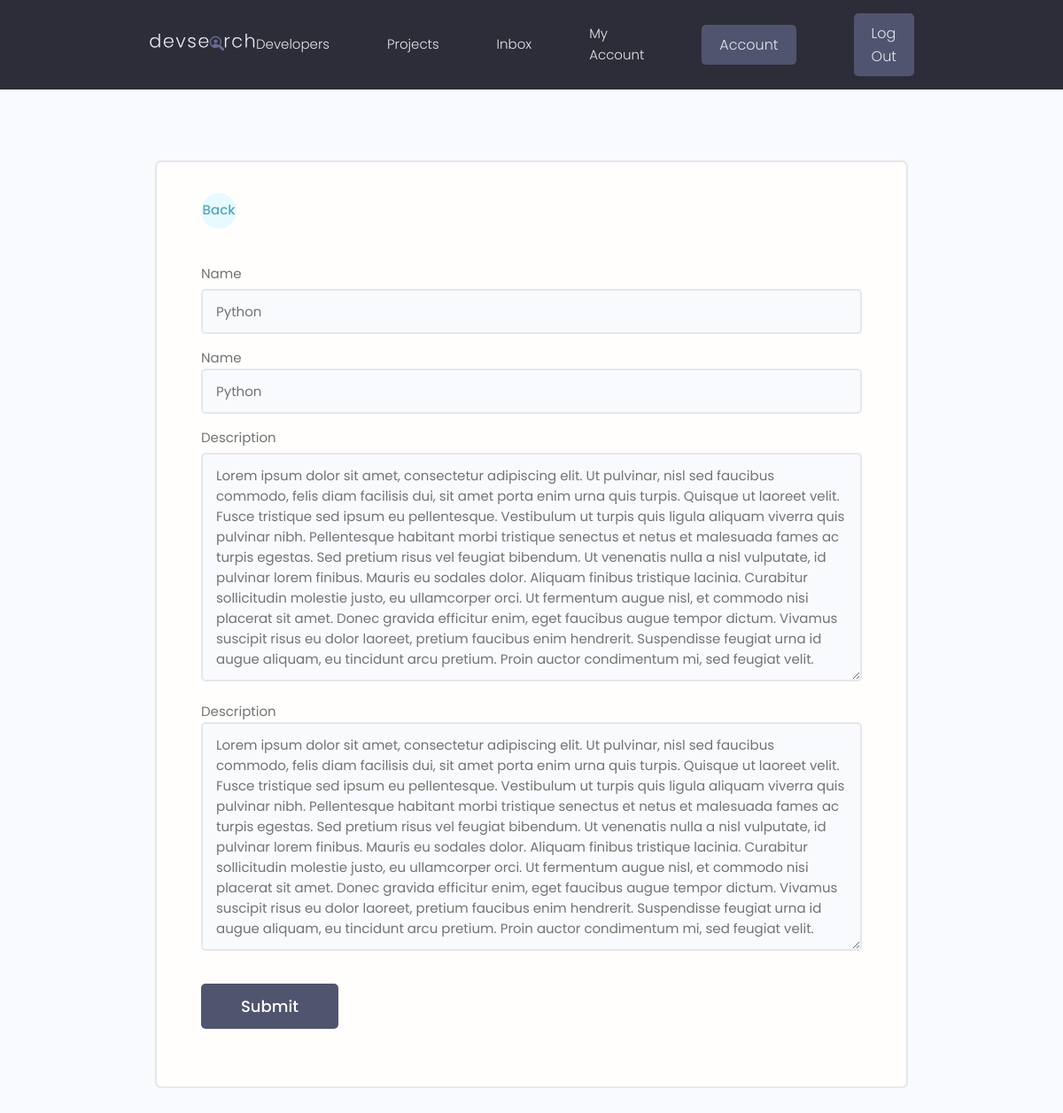
The app's page /update-skill/ae0f390a-6588-4a90-8877-d623e0e5bddd/ (signed in) with its own data.
### users/models.py (models this page shows, shortened)
class Skill(models.Model):
    owner = models.ForeignKey(Profile, on_delete=models.CASCADE, null=True, blank=True)
    name = models.CharField(max_length=200, null=True, blank=True)
    description = models.TextField(null=True, blank=True)
    created = models.DateTimeField(auto_now_add=True)
    id = models.UUIDField(default=uuid.uuid4, unique=True, primary_key=True, editable=False)

### users/views.py (the view)
# urls.py: path('update-skill/<str:pk>/', views.updateSkill, name="update-skill"),
@login_required(login_url='login')
def updateSkill(request, pk):
    profile = request.user.profile
    skill = profile.skill_set.get(id=pk)
    form = SkillForm(instance=skill)
    if request.method == 'POST':
        form = SkillForm(request.POST, instance=skill)
        if form.is_valid():
            form.save()
            messages.success(request, 'Skill updated successfully!')
            return redirect('account')
    context = {'form':form}
    return render(request, 'users/skill_form.html', context)

### users/forms.py
class SkillForm(ModelForm):
    class Meta:
        model = Skill
        fields = '__all__'
        exclude = ['owner'] # Excludes the owner from the list of fields in the form
    def __init__(self, *args, **kwargs):
        super(SkillForm, self).__init__(*args, **kwargs) # Inherit from the ProjectForm class
        for name, field in self.fields.items():
            field.widget.attrs.update({'class':'input'})

### users/templates/users/skill_form.html (shortened to what this page needs)
{% extends 'main.html' %}
{% block content %}
<main class="formPage my-xl">
    <div class="content-box">
        <div class="formWrapper">
            <a class="backButton" href="{% url 'account' %}">Back</a>
            <br>
            <form class="form" method="POST">
                {% for field in form %}
                <div class="form__field">
                    <label for="formInput#text">{{ field.label }}</label>
                    {{ field }}
                </div>
                {{ field.label }}
                {{ field }}
                {% endfor %}
                <input class="btn btn--sub btn--lg  my-md" type="submit" value="Submit" />
            </form>
        </div>
    </div>
</main>
{% endblock content %}

### static/styles/app.css (style rules this page uses)
:root { --color-sub: #2d2d39; }
.btn--sub { background-color: var(--color-sub-light); }
.content-box { width: 95%; max-width: 85rem; margin: 0 auto; }
.backButton { background: var(--color-main-light); color: var(--color-main); width: 4rem; height: 4rem; display: flex; align-items: center; justify-content: center; border-radius: 50%; }
.formPage .formWrapper { list-style: none; background: var(--color-white); padding: 3.5rem 5rem; border: 2px solid var(--color-light); border-radius: 0.7rem; }

### static/uikit/styles/modules/_variables.css (style rules this page uses)
:root { --color-main: #5aa5b9; --color-main-light: #e6faff; --color-sub: #3f4156; --color-sub-light: #51546e; --color-sub-lighter: #ededfd; --color-text: #737373; --color-gray: #8b8b8b; --color-light: #e5e7eb; --color-light-gray: #767676; --color-bg: #f8fafd; --color-white: #fffefd; --color-white-light: #f3f3f3; --color-success: #359e64; --color-success-bg: #def8e8; --color-error: #fc4b0b; --color-error-bg: #fff2ee; --font-base: 'Poppins', arial, helvetica, 'Segoe UI', roboto, ubuntu, sans-serif; --font-monospace: 'Fira Code', 'Courier New', courier, monospace; --font-regular: 300; --font-medium: 500; --font-bold: 700; --generic-shadow: 1px 1px 5px #00000010; --generic-transition: all 0.3s ease-in-out; }

### static/uikit/styles/modules/_base.css (style rules this page uses)
* { margin: 0; padding: 0; box-sizing: border-box; text-rendering: optimizeLegibility; color: inherit; font-size: inherit; }
html { font-size: 50%; }
@media only screen and (min-width: 480px) { html { font-size: 56.25%; } }
@media only screen and (min-width: 1200px) { html { font-size: 62.5%; } }
body { line-height: 1.6; font-weight: 400; font-size: 1.5rem; color: var(--color-text); background-color: var(--color-bg); min-height: 100vh; }

### static/uikit/styles/modules/_typography.css (style rules this page uses)
* { font-family: var(--font-base); }
a { padding-bottom: 2px; text-decoration: none; display: inline-block; color: var(--color-main); font-weight: var(--font-medium); }

### static/uikit/styles/modules/_utilities.css (style rules this page uses)
.my-md { margin: 3rem auto; }
.my-xl { margin: 8rem auto; }

### static/uikit/styles/modules/_button.css (style rules this page uses)
.btn { display: inline-block; position: relative; cursor: pointer; background-color: var(--color-light); font-weight: var(--font-medium); color: var(--color-sub); text-decoration: none; padding: 1rem 2rem; border-radius: 0.5rem; border: none; width: -webkit-fit-content; width: -moz-fit-content; width: fit-content; height: -webkit-fit-content; height: -moz-fit-content; height: fit-content; font-size: 1.6rem; outline-width: 0; outline-color: transparent; -webkit-backface-visibility: hidden; backface-visibility: hidden; transition: all 0.3s ease-in-out; }
.btn--sub { background-color: var(--color-sub); color: var(--color-white); }
.btn--lg { font-size: 1.8rem; padding: 1.2rem 4.5rem; }

### static/uikit/styles/modules/_form.css (style rules this page uses)
.form { display: block; }
.form__field { margin-top: 1.5rem; margin-bottom: 1.5rem; }
.form__label, .form__field > label { display: block; margin-bottom: 0.5rem; color: var(--color-text); }
input.input[type='text'], input.input[type='email'], input.input[type='password'], input.input[type='number'], textarea.input { min-width: 24rem; width: 100%; padding: 1.2rem 1.5rem; border-radius: 0.5rem; border: 2px solid var(--color-light); transition: all 0.3s ease-in-out; background-color: var(--color-bg); }

### records on screen
Skill: form "Python" "Lorem ipsum dolor sit amet, consectetur adipiscing elit. Ut pulvinar, nisl sed faucibus commodo, felis diam facilisis dui, sit amet porta enim urna quis turpis. Quisque ut laoreet velit. Fusce tristique sed ipsum eu pellentesque. Vestibulum ut turpis quis ligula aliquam viverra quis pulvinar nibh. Pellentesque habitant morbi tristique senectus et netus et malesuada fames ac turpis egestas. Sed pretium risus vel feugiat bibendum. Ut venenatis nulla a nisl vulputate, id pulvinar lorem finibus. Mauris eu sodales dolor. Aliquam finibus tristique lacinia. Curabitur sollicitudin molestie justo, eu ullamcorper orci. Ut fermentum augue nisl, et commodo nisi placerat sit amet. Donec gravida…", form "Python" "Lorem ipsum dolor sit amet, consectetur adipiscing elit. Ut pulvinar, nisl sed faucibus commodo, felis diam facilisis dui, sit amet porta enim urna quis turpis. Quisque ut laoreet velit. Fusce tristique sed ipsum eu pellentesque. Vestibulum ut turpis quis ligula aliquam viverra quis pulvinar nibh. Pellentesque habitant morbi tristique senectus et netus et malesuada fames ac turpis egestas. Sed pretium risus vel feugiat bibendum. Ut venenatis nulla a nisl vulputate, id pulvinar lorem finibus. Mauris eu sodales dolor. Aliquam finibus tristique lacinia. Curabitur sollicitudin molestie justo, eu ullamcorper orci. Ut fermentum augue nisl, et commodo nisi placerat sit amet. Donec gravida…"

### other values on screen
{{ field.label }} "Name" "Description"
